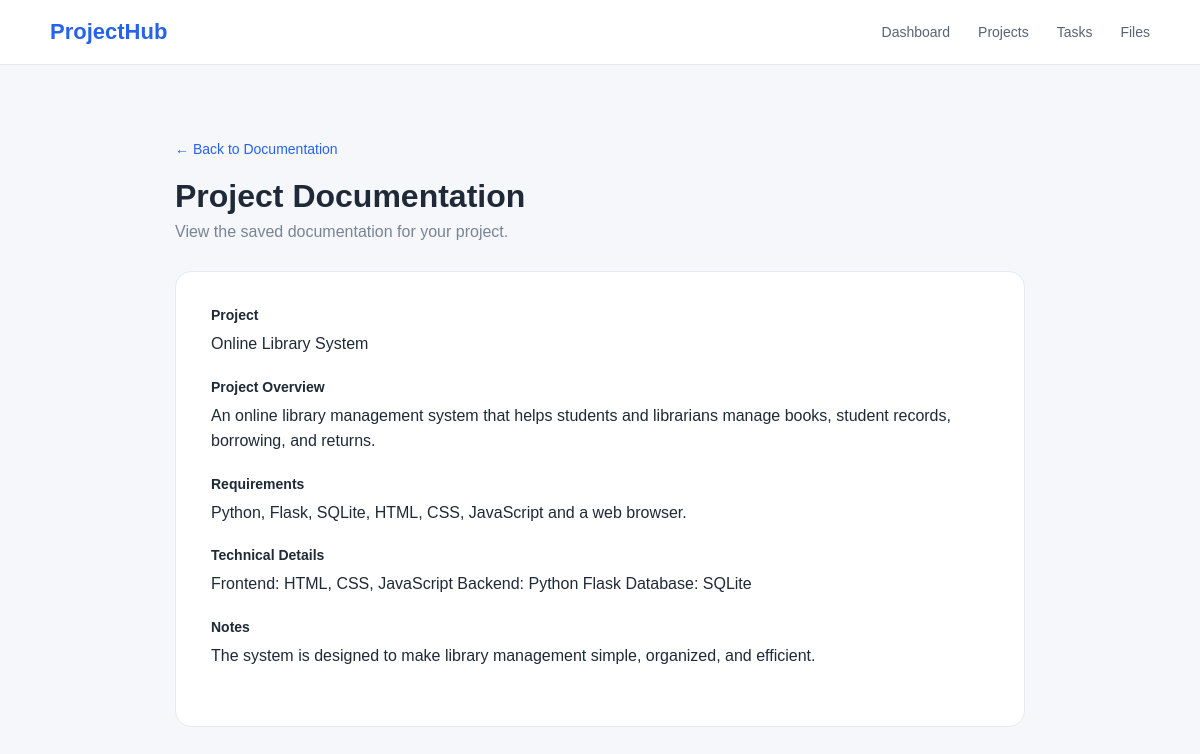
The app's page /view-documentation with its own data.
### tables this page shows
CREATE TABLE documentation (
            id INTEGER PRIMARY KEY AUTOINCREMENT,
            project_id INTEGER NOT NULL,
            overview TEXT,
            requirements TEXT,
            technical_details TEXT,
            notes TEXT,
            FOREIGN KEY (project_id) REFERENCES projects(id)
        );

CREATE TABLE projects (
            id INTEGER PRIMARY KEY AUTOINCREMENT,
            project_name TEXT NOT NULL,
            description TEXT NOT NULL,
            start_date TEXT,
            deadline TEXT,
            members TEXT,
            technologies TEXT,
            objectives TEXT
        );

### App.py (the view)
@app.route("/view-documentation")
def view_documentation():
    connection = sqlite3.connect("projects.db")
    connection.row_factory = sqlite3.Row
    cursor = connection.cursor()
    cursor.execute("""
        SELECT documentation.*, projects.project_name
        FROM documentation
        JOIN projects
        ON documentation.project_id = projects.id
        ORDER BY documentation.id DESC
    """)
    documentation = cursor.fetchall()
    connection.close()
    return render_template(
        "view_documentation.html",
        documentation=documentation
    )

### templates/view_documentation.html (shortened to what this page needs)
<!DOCTYPE html>
<html lang="en">
<head>
    <link rel="stylesheet"
          href="{{ url_for('static', filename='css/style.css') }}">
</head>
<body>
    <header class="navbar">
        <div class="logo">
            ProjectHub
        </div>
        <nav>
            <a href="/">
                Dashboard
            </a>
            <a href="/projects">
                Projects
            </a>
            <a href="/tasks">
                Tasks
            </a>
            <a href="/files">
                Files
            </a>
        </nav>
    </header>
    <main>
        <section class="create-page">
            <div class="form-header">
                <a href="/documentation" class="back-link">
                    ← Back to Documentation
                </a>
                <h1>
                    Project Documentation
                </h1>
                <p>
                    View the saved documentation for your project.
                </p>
            </div>
            {% if documentation %}
                {% for document in documentation %}
                <div class="project-form">
                    <div class="form-group">
                        <label>
                            Project
                        </label>
                        <p>
                            {{ document["project_name"] }}
                        </p>
                    </div>
                    <div class="form-group">
                        <label>
                            Project Overview
                        </label>
                        <p>
                            {{ document["overview"] or "Not provided" }}
                        </p>
                    </div>
                    <div class="form-group">
                        <label>
                            Requirements
                        </label>
                        <p>
                            {{ document["requirements"] or "Not provided" }}
                        </p>
                    </div>
                    <div class="form-group">
                        <label>
                            Technical Details
                        </label>
                        <p>
                            {{ document["technical_details"] or "Not provided" }}
                        </p>
                    </div>
                    <div class="form-group">
                        <label>
                            Notes
                        </label>
                        <p>
                            {{ document["notes"] or "Not provided" }}
                        </p>
                    </div>
                </div>
                {% endfor %}
            {% endif %}
        </section>
    </main>
</body>
</html>

### static/css/style.css (style rules this page uses)
* { box-sizing: border-box; margin: 0; padding: 0; }
body { font-family: Arial, sans-serif; background: #f5f7fb; color: #1f2937; }
.navbar { height: 65px; background: white; border-bottom: 1px solid #e5e7eb; display: flex; align-items: center; justify-content: space-between; padding: 0 50px; }
.logo { font-size: 22px; font-weight: bold; color: #2563eb; }
.navbar nav { display: flex; gap: 28px; }
.navbar nav a { text-decoration: none; color: #596273; font-size: 14px; }
main { padding: 30px 50px; }
.create-page { max-width: 850px; margin: 45px auto; }
.form-header { margin-bottom: 30px; }
.back-link { text-decoration: none; color: #2563eb; font-size: 14px; }
.form-header h1 { font-size: 32px; margin-top: 20px; margin-bottom: 8px; }
.form-header p { color: #7a8495; }
.project-form { background: white; padding: 35px; border-radius: 16px; border: 1px solid #e5e9f0; }
.form-group { margin-bottom: 22px; }
.form-group label { display: block; margin-bottom: 8px; font-weight: 600; font-size: 14px; }
.project-form p { line-height: 1.6; margin-top: 8px; }
.project-form label { font-weight: 600; }

### records on screen
documentation: project_name "Online Library System", overview "An online library management system that helps students and librarians manage books, student records, borrowing, and returns.", requirements "Python, Flask, SQLite, HTML, CSS, JavaScript and a web browser.", technical_details "Frontend: HTML, CSS, JavaScript Backend: Python Flask Database: SQLite", notes "The system is designed to make library management simple, organized, and efficient."
